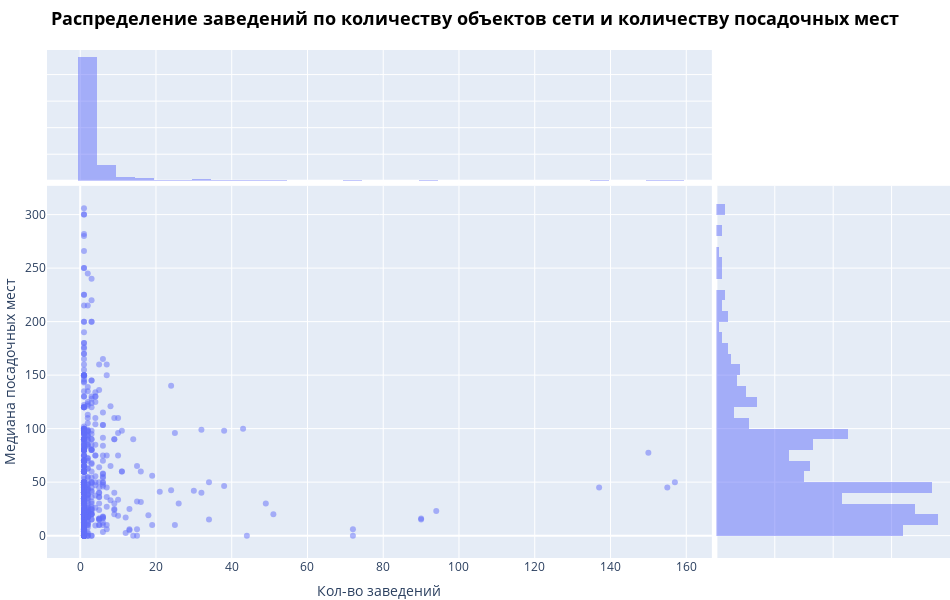

Notebook code for this chart:
### Markdown cell above
## Определение особенностей по количеству объектов в сети и количеству посадочных мест

### Code cell
only_chain = rest_data.query('chain in "да"') # фильтрация заведений по критерию статуса 'сетевого'
num_seat = only_chain.groupby('object_name')['number'].agg(['count', 'median']).reset_index()

display(f'Максимальное количество заведений сети : {num_seat["count"].max()}',
       f'Минимальное количество заведений сети : {num_seat["count"].min()}',
       f'Максимальное количество посадочных мест среди сетевых заведений: {only_chain["number"].max()}',
       f'Минимальное количество посадочных метс среди сетевых заведений: {only_chain["number"].min()}')

fig = px.scatter(num_seat, x= num_seat['count'], 
                 y=num_seat['median'], 
                 marginal_x = 'histogram',
                 marginal_y='histogram', opacity=0.5)
fig.update_layout(width=950, height=600,
                 title_text = ('<b>Распределение заведений по количеству объектов сети и количеству посадочных мест</b>'),
                 title_font_size = 18,
                 title_font_color='black',
                 title_xanchor='center',
                 title_x=.5,
                 xaxis_title = 'Кол-во заведений',
                 yaxis_title = 'Медиана посадочных мест',
                 margin=dict(r=0,l=0,t=50,b=0))
fig.show()

### Figure 1 — Plotly figure (JSON) as saved in the notebook; plotly's stock layout.template omitted (floating-point values rounded to 4 significant figures; data arrays with more than 128 entries replaced by an {"elided": "..."} marker saying what was removed)
{"data": [{"hovertemplate": "count=%{x}<br>median=%{y}<extra></extra>", "legendgroup": "", "marker": {"color": "#636efa", "opacity": 0.5, "symbol": "circle"}, "mode": "markers", "name": "", "orientation": "v", "showlegend": false, "type": "scatter", "x": {"elided": "577 int values"}, "xaxis": "x", "y": {"elided": "577 float values"}, "yaxis": "y"}, {"alignmentgroup": "True", "bingroup": "x", "hovertemplate": "count=%{y}<extra></extra>", "legendgroup": "", "marker": {"color": "#636efa"}, "name": "", "offsetgroup": "", "opacity": 0.5, "showlegend": false, "type": "histogram", "x": {"elided": "577 int values"}, "xaxis": "x3", "yaxis": "y3"}, {"alignmentgroup": "True", "bingroup": "y", "hovertemplate": "median=%{y}<br>count=%{x}<extra></extra>", "legendgroup": "", "marker": {"color": "#636efa"}, "name": "", "offsetgroup": "", "opacity": 0.5, "showlegend": false, "type": "histogram", "xaxis": "x2", "y": {"elided": "577 float values"}, "yaxis": "y2"}], "layout": {"barmode": "overlay", "height": 600, "legend": {"tracegroupgap": 0}, "margin": {"b": 0, "l": 0, "r": 0, "t": 50}, "title": {"font": {"color": "black", "size": 18}, "text": "<b>Распределение заведений по количеству объектов сети и количеству посадочных мест</b>", "x": 0.5, "xanchor": "center"}, "width": 950, "xaxis": {"anchor": "y", "domain": [0, 0.7363], "title": {"text": "Кол-во заведений"}}, "xaxis2": {"anchor": "y2", "domain": [0.7413, 1], "matches": "x2", "showgrid": true, "showline": false, "showticklabels": false, "ticks": ""}, "xaxis3": {"anchor": "y3", "domain": [0, 0.7363], "matches": "x", "showgrid": true, "showticklabels": false}, "xaxis4": {"anchor": "y4", "domain": [0.7413, 1], "matches": "x2", "showgrid": true, "showline": false, "showticklabels": false, "ticks": ""}, "yaxis": {"anchor": "x", "domain": [0, 0.7326], "title": {"text": "Медиана посадочных мест"}}, "yaxis2": {"anchor": "x2", "domain": [0, 0.7326], "matches": "y", "showgrid": true, "showticklabels": false}, "yaxis3": {"anchor": "x3", "domain": [0.7426, 1], "matches": "y3", "showgrid": true, "showline": false, "showticklabels": false, "ticks": ""}, "yaxis4": {"anchor": "x4", "domain": [0.7426, 1], "matches": "y3", "showgrid": true, "showline": false, "showticklabels": false, "ticks": ""}}}
